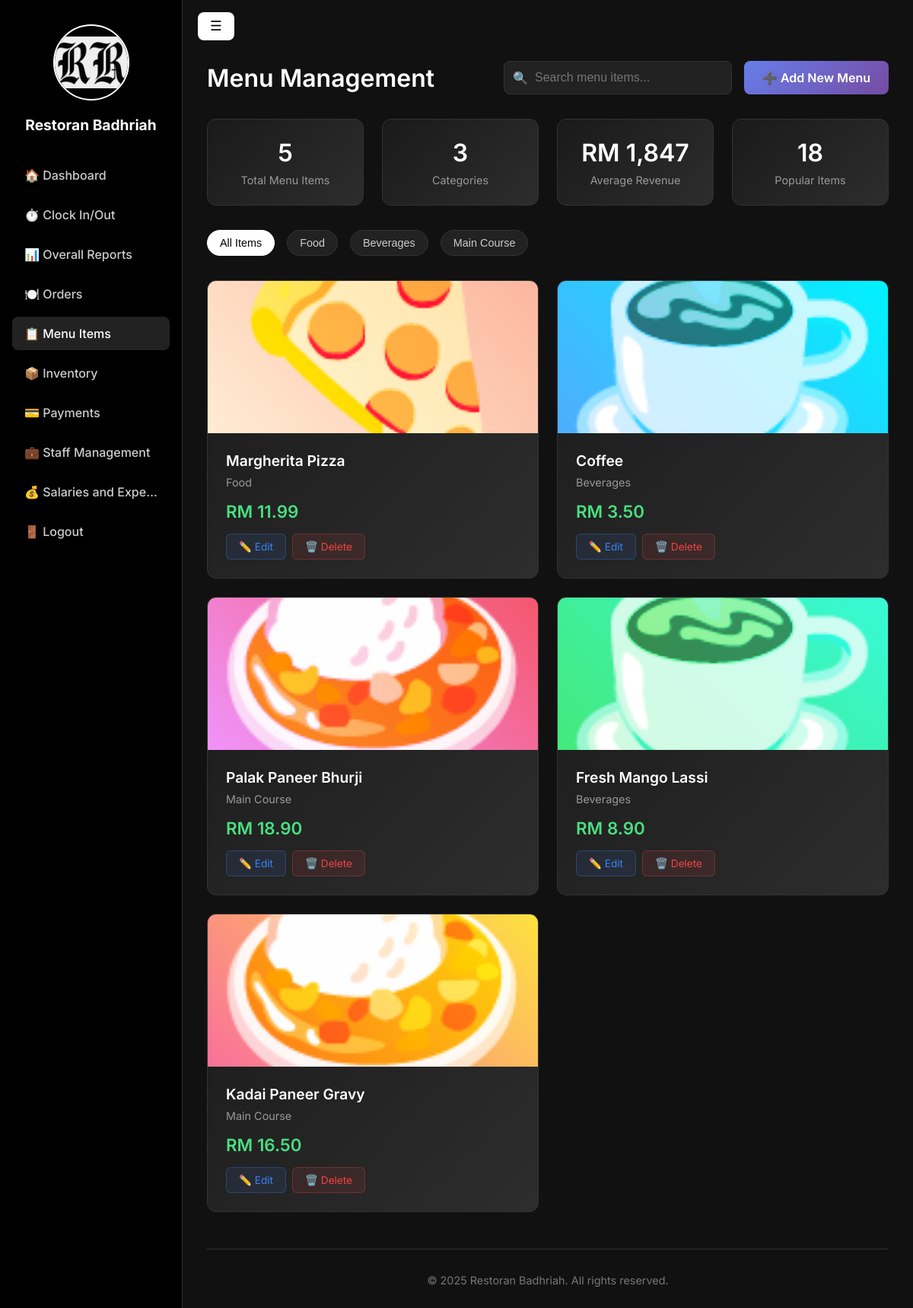
Page /restoran-badhriah/menu.php (signed in) on the committed database.
### tables this page shows
CREATE TABLE `menu_items` (
  `MenuItemID` int(11) NOT NULL,
  `Name` varchar(100) NOT NULL,
  `Description` text DEFAULT NULL,
  `Price` decimal(10,2) NOT NULL,
  `Category` enum('Food','Beverages','Food/Noodle','Main Course','Desserts','Appetizers','Snacks') NOT NULL,
  `IsAvailable` tinyint(1) DEFAULT 1,
  `image_url` varchar(255) DEFAULT NULL,
  `status` enum('available','unavailable') NOT NULL DEFAULT 'available'
);

### restoran-badhriah/menu.php (the view, shortened to what this page needs)
<?php
require_once 'db.php';
$conn->query("CREATE TABLE IF NOT EXISTS menu_items (
    MenuItemID INT(6) UNSIGNED AUTO_INCREMENT PRIMARY KEY,
    Name VARCHAR(255) NOT NULL,
    Description TEXT,
    Price DECIMAL(10,2) NOT NULL,
    Category VARCHAR(50) NOT NULL,
    status ENUM('available','unavailable') DEFAULT 'available',
    image_url VARCHAR(500)
)");
$menu_items = [];
$sql = "SELECT * FROM menu_items";
$result = $conn->query($sql);
if ($result->num_rows > 0) {
    while($row = $result->fetch_assoc()) {
        $menu_items[] = $row;
    }
}
$total_items = count($menu_items);
$categories = [];
foreach ($menu_items as $item) {
    $categories[$item['Category']] = true;
}
$total_categories = count($categories);
$category_emojis = [
    'Food' => '🍕',
    'Beverages' => '☕',
    'Food/Noodle' => '🍜',
    'Main Course' => '🍛',
    'Desserts' => '🍰'
];
function getRandomGradient() {
    $gradients = [
        '#667eea, #764ba2',
        '#f093fb, #f5576c',
        '#4facfe, #00f2fe',
        '#fa709a, #fee140',
        '#a18cd1, #fbc2eb',
        '#ffecd2, #fcb69f',
        '#43e97b, #38f9d7',
        '#ff9a9e, #fecfef',
        '#5ee7df, #b490ca',
        '#d299c2, #fef9d7'
    ];
    return $gradients[array_rand($gradients)];
}
?>
<!DOCTYPE html>
<html lang="en">
<head>
</head>
<body>
<div class="sidebar" id="sidebar">
  <div style="text-align: center;">
   <img src="images/logo.png" alt="Restoran Badhriah Logo"
        style="width: 100px; height: 100px; border-radius: 50%; border: 2px solid #fff; object-fit: contain; margin-bottom: 1rem;">
  </div>
  <h2>Restoran Badhriah</h2>
  <a href="home.php">🏠 Dashboard</a>
  <a href="workshift.php">⏱️ Clock In/Out</a>
  <a href="reports.php">📊 Overall Reports</a>
  <a href="orders.php">🍽️ Orders</a>
  <a href="menu.php" class="active">📋 Menu Items</a>
  <a href="inventory_management.php">📦 Inventory</a>
  <a href="payments.php">💳 Payments</a>
  <a href="staff.php">💼 Staff Management</a>
  <a href="salaries.php">💰 Salaries and Expenses</a>
  <a href="logout.php">🚪 Logout</a>
</div>
<div class="main" id="main">
  <button id="toggleBtn" class="toggle-btn">☰</button>
  <div class="header">
    <h1>Menu Management</h1>
    <div class="header-actions">
      <div class="search-box">
        <input type="text" placeholder="Search menu items..." id="searchInput">
      </div>
      <a href="add_menu.php" class="btn btn-primary">➕ Add New Menu</a>
    </div>
  </div>
  <div class="stats-container">
    <div class="stat-card">
      <div class="stat-number"><?= $total_items ?></div>
      <div class="stat-label">Total Menu Items</div>
    </div>
    <div class="stat-card">
      <div class="stat-number"><?= $total_categories ?></div>
      <div class="stat-label">Categories</div>
    </div>
    <div class="stat-card">
      <div class="stat-number">RM 1,847</div>
      <div class="stat-label">Average Revenue</div>
    </div>
    <div class="stat-card">
      <div class="stat-number">18</div>
      <div class="stat-label">Popular Items</div>
    </div>
  </div>
  <div class="categories-filter">
    <button class="category-btn active" onclick="filterCategory('all')">All Items</button>
    <?php foreach ($categories as $category => $value): ?>
      <button class="category-btn" onclick="filterCategory('<?= htmlspecialchars($category) ?>')"><?= htmlspecialchars($category) ?></button>
    <?php endforeach; ?>
  </div>
  <div class="menu-grid" id="menuGrid">
    <?php foreach ($menu_items as $item):
      $category_emoji = $category_emojis[$item['Category']] ?? '🍽️';
      $gradient = getRandomGradient();
    ?>
    <div class="menu-card" data-category="<?= htmlspecialchars($item['Category']) ?>">
      <div class="menu-image"
           data-image-url="<?= htmlspecialchars($item['image_url'] ?? '') ?>"
           data-gradient="<?= htmlspecialchars($gradient) ?>"
           data-emoji="<?= htmlspecialchars($category_emoji) ?>"
           style="background-image: <?= !empty($item['image_url']) ? 'url(' . htmlspecialchars($item['image_url']) . ')' : 'linear-gradient(45deg, ' . $gradient . ')' ?>;">
      </div>
      <div class="menu-info">
        <h3 class="menu-title"><?= htmlspecialchars($item['Name']) ?></h3>
        <p class="menu-category"><?= htmlspecialchars($item['Category']) ?></p>
        <div class="menu-price">RM <?= number_format($item['Price'], 2) ?></div>
        <div class="menu-actions">
          <a href="edit_menu.php?id=<?= $item['MenuItemID'] ?>" class="action-btn btn-edit">✏️ Edit</a>
          <a href="delete_menu.php?id=<?= $item['MenuItemID'] ?>" class="action-btn btn-delete" onclick="return confirm('Are you sure you want to delete this item?')">🗑️ Delete</a>
        </div>
      </div>
    </div>
    <?php endforeach; ?>
  </div>
  <div class="footer">
    &copy; 2025 Restoran Badhriah. All rights reserved.
  </div>
</div>
</body>
</html>

### restoran-badhriah/menu.php (style rules this page uses)
* { box-sizing: border-box; margin: 0; padding: 0; }
body { font-family: 'Inter', sans-serif; background: #111; color: #fff; min-height: 100vh; }
.sidebar { width: 240px; background: #000; padding: 2rem 1rem; border-right: 1px solid #333; position: fixed; top: 0; left: 0; bottom: 0; overflow-y: auto; transition: transform 0.3s ease; z-index: 1000; }
.sidebar h2 { color: #fff; font-size: 1.2rem; margin-bottom: 2rem; text-align: center; }
.sidebar a { display: block; color: #ccc; text-decoration: none; padding: 0.75rem 1rem; border-radius: 8px; margin-bottom: 0.5rem; font-weight: 500; transition: background 0.3s; white-space: nowrap; overflow: hidden; text-overflow: ellipsis; padding-right: 10px; }
.sidebar a:hover, .sidebar a.active { background: #222; color: #fff; }
.main { margin-left: 240px; padding: 2rem; transition: margin-left 0.3s ease; }
.toggle-btn { position: fixed; top: 1rem; left: 1rem; padding: 0.5rem 1rem; background: #fff; color: #000; border: none; border-radius: 8px; font-size: 1.1rem; cursor: pointer; z-index: 1100; transition: left 0.3s ease; }
.sidebar:not(.hidden) ~ .main .toggle-btn { left: 260px; }
.header { display: flex; justify-content: space-between; align-items: center; margin-bottom: 2rem; margin-top: 3rem; }
.header h1 { font-size: 2rem; font-weight: 600; }
.header-actions { display: flex; gap: 1rem; align-items: center; }
.search-box { position: relative; }
.search-box input { background: #222; border: 1px solid #333; border-radius: 8px; padding: 0.75rem 1rem 0.75rem 2.5rem; color: #fff; font-size: 1rem; width: 300px; }
.search-box::before { content: '🔍'; position: absolute; left: 0.75rem; top: 50%; transform: translateY(-50%); color: #666; }
.btn { padding: 0.75rem 1.5rem; background: #fff; color: #000; border: none; border-radius: 8px; font-weight: 600; cursor: pointer; transition: all 0.3s; text-decoration: none; display: inline-flex; align-items: center; gap: 0.5rem; }
.btn-primary { background: linear-gradient(135deg, #667eea 0%, #764ba2 100%); color: white; }
.stats-container { display: grid; grid-template-columns: repeat(auto-fit, minmax(200px, 1fr)); gap: 1.5rem; margin-bottom: 2rem; }
.stat-card { background: linear-gradient(135deg, #1a1a1a 0%, #2d2d2d 100%); border: 1px solid #333; border-radius: 12px; padding: 1.5rem; text-align: center; }
.stat-number { font-size: 2rem; font-weight: 600; color: #fff; margin-bottom: 0.5rem; }
.stat-label { color: #999; font-size: 0.9rem; }
.menu-grid { display: grid; grid-template-columns: repeat(auto-fill, minmax(320px, 1fr)); gap: 1.5rem; margin-bottom: 3rem; }
.menu-card { background: linear-gradient(135deg, #1a1a1a 0%, #2d2d2d 100%); border: 1px solid #333; border-radius: 12px; overflow: hidden; transition: all 0.3s ease; position: relative; }
.menu-image { width: 100%; height: 200px; background-size: cover; background-position: center; position: relative; display: flex; align-items: center; justify-content: center; }
.menu-info { padding: 1.5rem; }
.menu-title { font-size: 1.2rem; font-weight: 600; margin-bottom: 0.5rem; color: #fff; }
.menu-category { color: #999; font-size: 0.9rem; margin-bottom: 1rem; }
.menu-price { font-size: 1.4rem; font-weight: 600; color: #4ade80; margin-bottom: 1rem; }
.menu-actions { display: flex; gap: 0.5rem; flex-wrap: wrap; }
.action-btn { padding: 0.5rem 1rem; border: none; border-radius: 6px; font-size: 0.85rem; cursor: pointer; transition: all 0.3s; display: flex; align-items: center; gap: 0.3rem; text-decoration: none; }
.btn-edit { background: rgba(59, 130, 246, 0.1); color: #3b82f6; border: 1px solid rgba(59, 130, 246, 0.3); }
.btn-delete { background: rgba(239, 68, 68, 0.1); color: #ef4444; border: 1px solid rgba(239, 68, 68, 0.3); }
.categories-filter { display: flex; gap: 1rem; margin-bottom: 2rem; flex-wrap: wrap; }
.category-btn { padding: 0.5rem 1rem; background: #222; color: #ccc; border: 1px solid #333; border-radius: 20px; cursor: pointer; transition: all 0.3s; font-size: 0.9rem; }
.category-btn.active, .category-btn:hover { background: #fff; color: #000; border-color: #fff; }
.footer { text-align: center; margin-top: 3rem; color: #777; font-size: 0.9rem; border-top: 1px solid #333; padding-top: 2rem; }

### rows in the picture
menu_items: Name "Margherita Pizza", Category "Food", Price "11.99"
menu_items: Name "Coffee", Category "Beverages", Price "3.50"
menu_items: Name "Palak Paneer Bhurji", Category "Main Course", Price "18.90"
menu_items: Name "Fresh Mango Lassi", Category "Beverages", Price "8.90"
menu_items: Name "Kadai Paneer Gravy", Category "Main Course", Price "16.50"

### other values in the picture
$total_items "5"
$total_categories "3"
$category "Food"
$category "Beverages"
$category "Main Course"
